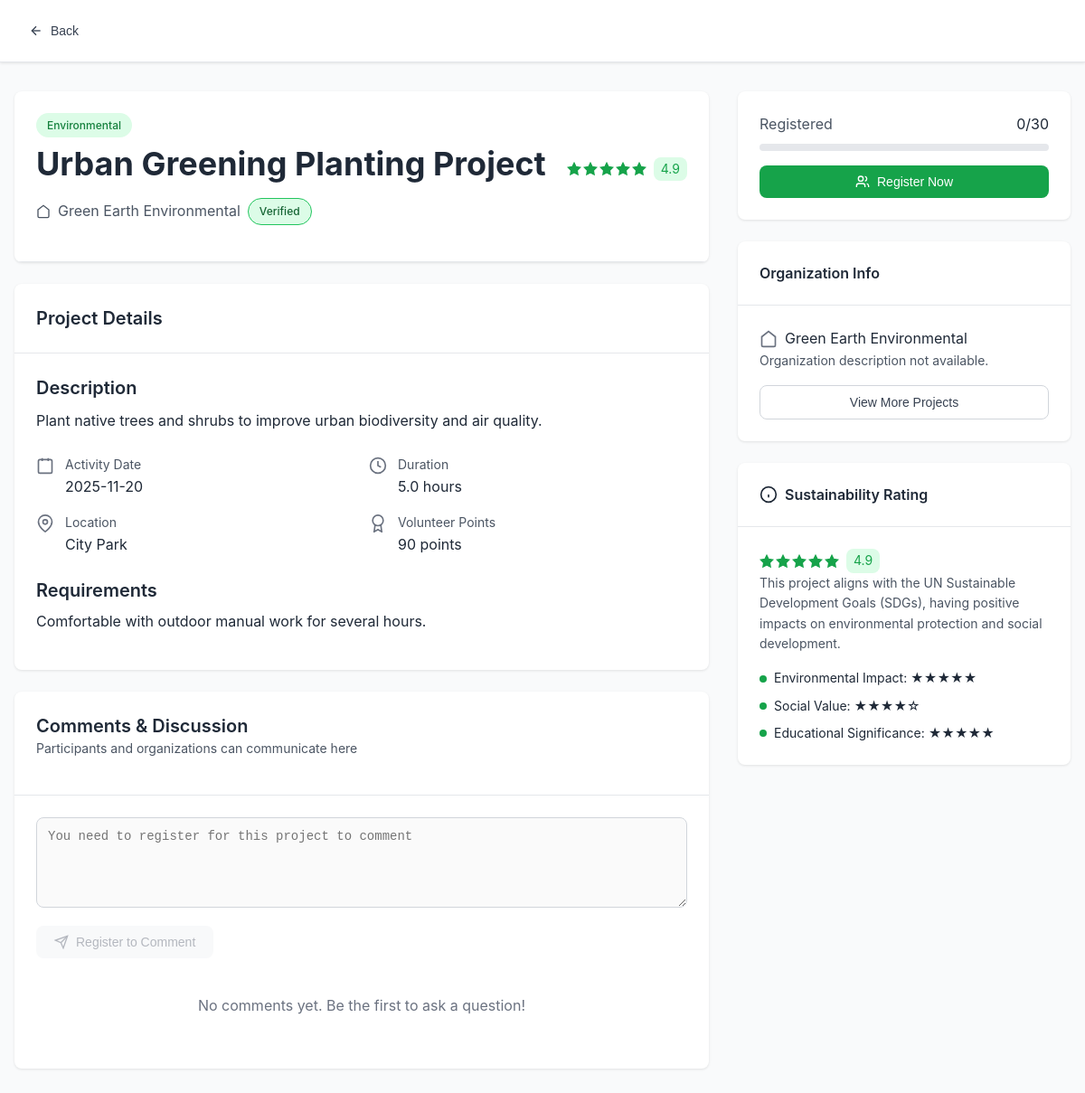
Before: /project/3 with the older database file.
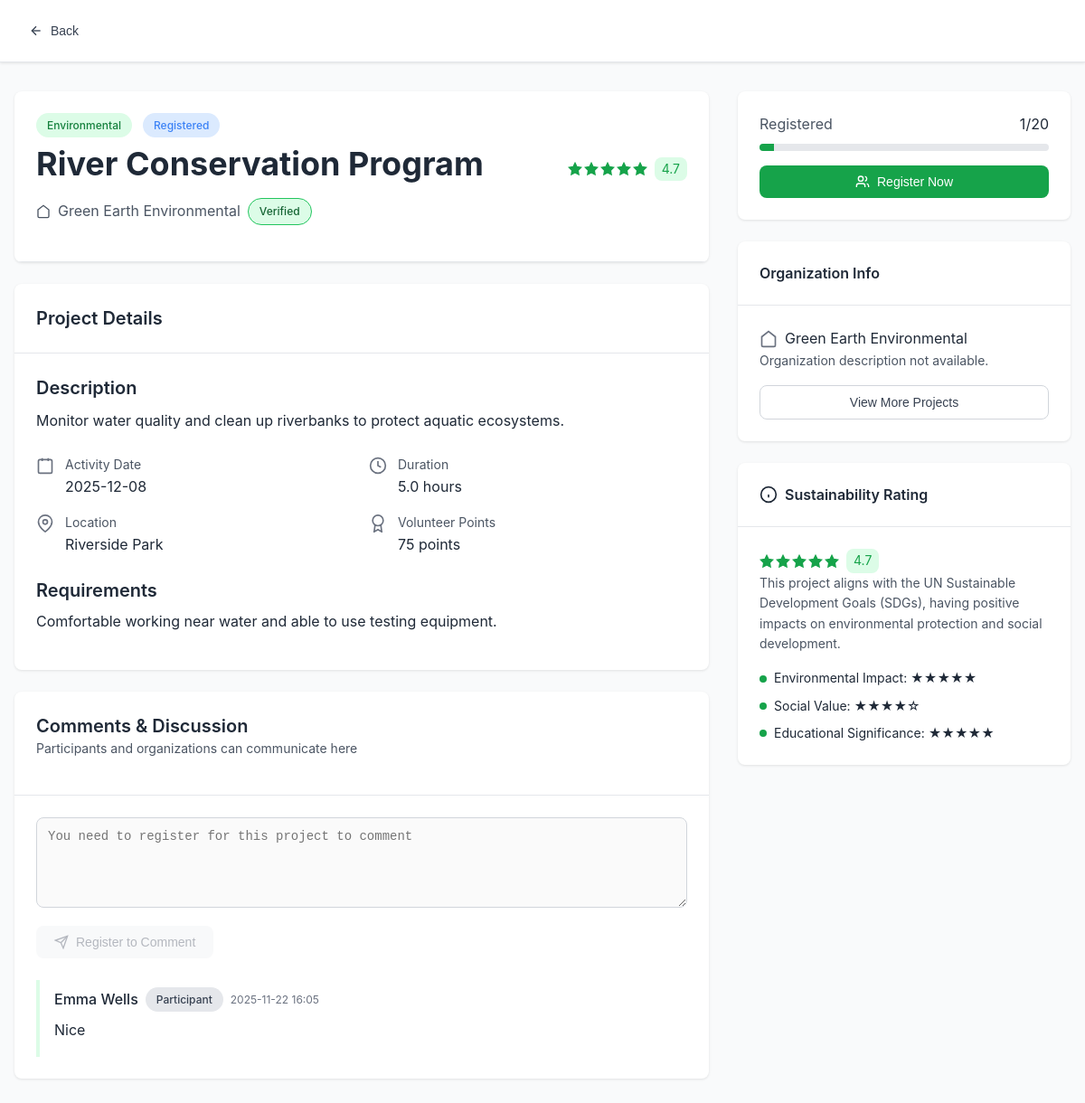
After: the same page with the newer database file.
### models.py (models this page shows, shortened)
class Project(db.Model):
    id = db.Column(db.Integer, primary_key=True)
    title = db.Column(db.String(200), nullable=False)
    description = db.Column(db.Text, nullable=False)
    category = db.Column(db.String(50), nullable=False)
    organization_id = db.Column(db.Integer, db.ForeignKey('user.id'), nullable=False)
    date = db.Column(db.Date, nullable=False)
    location = db.Column(db.String(200), nullable=False)
    max_participants = db.Column(db.Integer, nullable=False)
    duration = db.Column(db.Float, nullable=False)  # hours
    points = db.Column(db.Integer, nullable=False)
    rating = db.Column(db.Float, default=0.0)
    status = db.Column(db.String(20), default='pending')  # pending, approved, rejected, completed
    created_at = db.Column(db.DateTime, default=datetime.utcnow)
    requirements = db.Column(db.Text)
    registrations = relationship('Registration', backref='project', lazy=True)
    volunteer_records = relationship('VolunteerRecord', backref='project', lazy=True)

class User(UserMixin, db.Model):
    id = db.Column(db.Integer, primary_key=True)
    username = db.Column(db.String(80), unique=True, nullable=False)
    email = db.Column(db.String(120), unique=True, nullable=False)
    password_hash = db.Column(db.String(200), nullable=False)
    user_type = db.Column(db.String(20), nullable=False)  # participant, organization, admin
    display_name = db.Column(db.String(120))
    description = db.Column(db.Text)
    is_active = db.Column(db.Boolean, default=True, nullable=False)
    created_at = db.Column(db.DateTime, default=datetime.utcnow)
    projects = relationship('Project', backref='organization', lazy=True)
    registrations = relationship('Registration', backref='user', lazy=True)
    volunteer_records = relationship('VolunteerRecord', backref='user', lazy=True)
    badge_awards = relationship('UserBadge', backref='user', lazy=True)

class Comment(db.Model):
    id = db.Column(db.Integer, primary_key=True)
    project_id = db.Column(db.Integer, db.ForeignKey('project.id'), nullable=False)
    user_id = db.Column(db.Integer, db.ForeignKey('user.id'), nullable=False)
    content = db.Column(db.Text, nullable=False)
    created_at = db.Column(db.DateTime, default=datetime.utcnow)
    project = relationship('Project', backref='comments', lazy=True)
    user = relationship('User', backref='comments', lazy=True)

### routes.py (the view, shortened to what this page needs)
@bp.route('/project/<int:project_id>')
def project_detail(project_id):
    project = Project.query.get_or_404(project_id)
    organization = User.query.get(project.organization_id)
    active_statuses = ('registered', 'approved')
    registration_count = Registration.query.filter(
        Registration.project_id == project.id,
        Registration.status.in_(active_statuses)
    ).count()
    comments = Comment.query.filter_by(project_id=project.id).order_by(Comment.created_at.desc()).limit(20).all()
    comments_data = []
    for comment in comments:
        comments_data.append({
            'id': comment.id,
            'user_name': comment.user.display_name or comment.user.username if comment.user else 'Unknown',
            'user_type': comment.user.user_type.title() if comment.user else 'Unknown',
            'comment': comment.content,
            'created_at': comment.created_at.strftime('%Y-%m-%d %H:%M') if comment.created_at else None
        })
    is_registered = False
    can_comment = False
    user_type = None
    return render_template('project_detail.html',
                         project=project,
                         organization=organization,
                         registration_count=registration_count,
                         comments=comments_data,
                         is_registered=is_registered,
                         can_comment=can_comment,
                         user_type=user_type)

### templates/project_detail.html (shortened to what the changed rows need)
<!DOCTYPE html>
<html lang="en">
<head>
    <link rel="stylesheet" href="{{ url_for('static', filename='css/style.css') }}">
</head>
<body>
{% macro render_stars(rating, size='20') %}
    {% set rating_int = rating | int %}
    {% set rating_decimal = rating - rating_int %}
    {% set color_class = 'rating-high' if rating >= 4 else ('rating-medium' if rating >= 3 else 'rating-low') %}
    {% set bg_color = '#dcfce7' if rating >= 4 else ('#fef3c7' if rating >= 3 else '#f3f4f6') %}
    <div class="sustainability-rating {{ color_class }}">
        <div class="stars">
            {% for i in range(1, 6) %}
                {% if i <= rating_int or (i == rating_int + 1 and rating_decimal >= 0.5) %}
                    <svg class="star filled" xmlns="http://www.w3.org/2000/svg" width="{{ size }}" height="{{ size }}" viewBox="0 0 24 24" fill="currentColor" stroke="currentColor" stroke-width="2">
                        <polygon points="12 2 15.09 8.26 22 9.27 17 14.14 18.18 21.02 12 17.77 5.82 21.02 7 14.14 2 9.27 8.91 8.26 12 2"/>
                    </svg>
                {% else %}
                    <svg class="star" xmlns="http://www.w3.org/2000/svg" width="{{ size }}" height="{{ size }}" viewBox="0 0 24 24" fill="none" stroke="currentColor" stroke-width="2">
                        <polygon points="12 2 15.09 8.26 22 9.27 17 14.14 18.18 21.02 12 17.77 5.82 21.02 7 14.14 2 9.27 8.91 8.26 12 2"/>
                    </svg>
                {% endif %}
            {% endfor %}
        </div>
        <span class="rating-badge" style="background-color: {{ bg_color }};">{{ "%.1f"|format(rating) }}</span>
    </div>
{% endmacro %}
    <div class="container py-8">
        <div class="grid grid-cols-3" style="gap: 2rem;">
            <div style="grid-column: span 2;">
                <div class="card mb-6">
                    <div class="card-header">
                        <div class="flex items-start justify-between mb-4">
                            <div style="flex: 1;">
                                <div class="flex items-center gap-3 mb-2">
                                    <span class="badge badge-primary">{{ project.category }}</span>
                                    {% if registration_count %}
                                    <span class="badge" style="background-color: #dbeafe; color: var(--secondary-blue);">Registered</span>
                                    {% endif %}
                                </div>
                                <h1 class="mb-3">{{ project.title }}</h1>
                                <div class="flex items-center gap-2 text-gray-600">
                                    <svg xmlns="http://www.w3.org/2000/svg" width="16" height="16" viewBox="0 0 24 24" fill="none" stroke="currentColor" stroke-width="2">
                                        <path d="M3 9l9-7 9 7v11a2 2 0 0 1-2 2H5a2 2 0 0 1-2-2z"/>
                                    </svg>
                                    <span>{{ (organization.display_name or organization.username) if organization else 'Organization Name' }}</span>
                                    <span class="badge badge-success">Verified</span>
                                </div>
                            </div>
                            {{ render_stars(project.rating or 0.0, '20') }}
                        </div>
                    </div>
                </div>
                <div class="card mb-6">
                    <div class="card-content">
                        <div class="mb-6">
                            <h3 class="mb-2">Description</h3>
                            <p class="text-gray-700" style="line-height: 1.8;">
                                {{ project.description }}
                            </p>
                        </div>
                        <div class="grid grid-cols-2 gap-4 mb-6">
                            <div class="flex items-start gap-3">
                                <div>
                                    <div class="text-sm text-gray-600">Activity Date</div>
                                    <div>{{ project.date.strftime('%Y-%m-%d') if project.date else 'TBD' }}</div>
                                </div>
                            </div>
                            <div class="flex items-start gap-3">
                                <div>
                                    <div class="text-sm text-gray-600">Duration</div>
                                    <div>{{ project.duration }} hours</div>
                                </div>
                            </div>
                            <div class="flex items-start gap-3">
                                <div>
                                    <div class="text-sm text-gray-600">Location</div>
                                    <div>{{ project.location }}</div>
                                </div>
                            </div>
                            <div class="flex items-start gap-3">
                                <div>
                                    <div class="text-sm text-gray-600">Volunteer Points</div>
                                    <div>{{ project.points }} points</div>
                                </div>
                            </div>
                        </div>
                        <div>
                            <h3 class="mb-2">Requirements</h3>
                            <p class="text-gray-700">
                                {% if project.requirements %}
                                    {{ project.requirements }}
                                {% else %}
                                    No specific requirements listed.
                                {% endif %}
                            </p>
                        </div>
                    </div>
                </div>
                <div class="card">
                    <div class="card-content">
                        <div id="comments-container" style="display: flex; flex-direction: column; gap: 1rem;">
                            {% if comments %}
                                {% for comment in comments %}
                                <div class="comment-item" style="border-left: 4px solid #dcfce7; padding-left: 1rem; padding-top: 0.5rem; padding-bottom: 0.5rem;">
                                    <div class="flex items-center gap-2 mb-2">
                                        <span style="font-weight: 500;">{{ comment.user_name }}</span>
                                        <span class="badge badge-secondary text-xs">{{ comment.user_type }}</span>
                                        <span class="text-xs text-gray-500">{{ comment.created_at }}</span>
                                    </div>
                                    <p class="text-gray-700 mb-2" style="white-space: pre-wrap;">{{ comment.comment }}</p>
                                </div>
                                {% endfor %}
                            {% else %}
                                <p class="text-gray-500 text-center py-4">No comments yet. Be the first to ask a question!</p>
                            {% endif %}
                        </div>
                    </div>
                </div>
            </div>
            <div>
                <div class="card mb-6">
                    <div class="card-content">
                        <div class="flex items-center justify-between mb-2">
                            <span class="text-gray-600">Registered</span>
                            <span>{{ registration_count or 0 }}/{{ project.max_participants }}</span>
                        </div>
                        <div class="progress-bar mb-4">
                            {% set progress = ((registration_count or 0) / project.max_participants * 100) | round(0) | int %}
                            <div class="progress-fill" style="width: {{ progress }}%;"></div>
                        </div>
                    </div>
                </div>
                <div class="card">
                    <div class="card-content">
                        <div class="mb-3">{{ render_stars(project.rating or 0.0, '16') }}</div>
                    </div>
                </div>
            </div>
        </div>
    </div>
</body>
</html>

Changed rows visible on the page:
changed Project "Environmental": title "Urban Greening Planting Project" → "River Conservation Program"; rating "4.9 4.9" → "4.7 4.7"; description "Plant native trees and shrubs to improve urban biodiversity and air quality." → "Monitor water quality and clean up riverbanks to protect aquatic ecosystems."; date "2025-11-20" → "2025-12-08"; location "City Park" → "Riverside Park"; points "90" → "75"; requirements "Comfortable with outdoor manual work for several hours." → "Comfortable working near water and able to use testing equipment."; max_participants "30" → "20"
now on this page (row edited): User: user_name "Emma Wells", user_type "Participant", created_at "2025-11-22 16:05", comment "Nice"
Other visible differences:
{{ registration_count or 0 }}: "0" → "1"
text no longer shown: "No comments yet. Be the first to ask a question!"
text now shown: "Registered"
